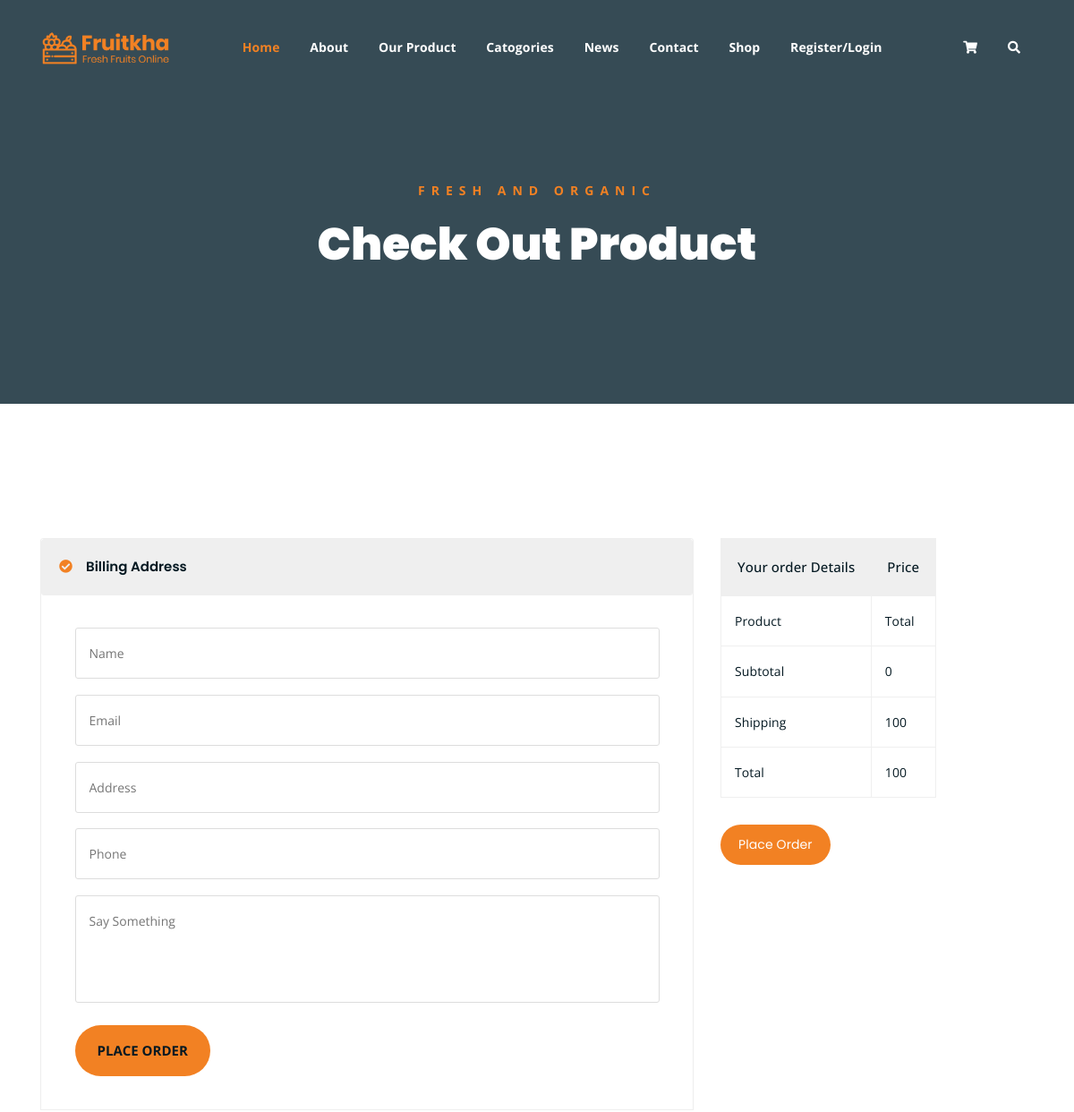
The app's page /checkout_page/ (signed in, upper part), older data.
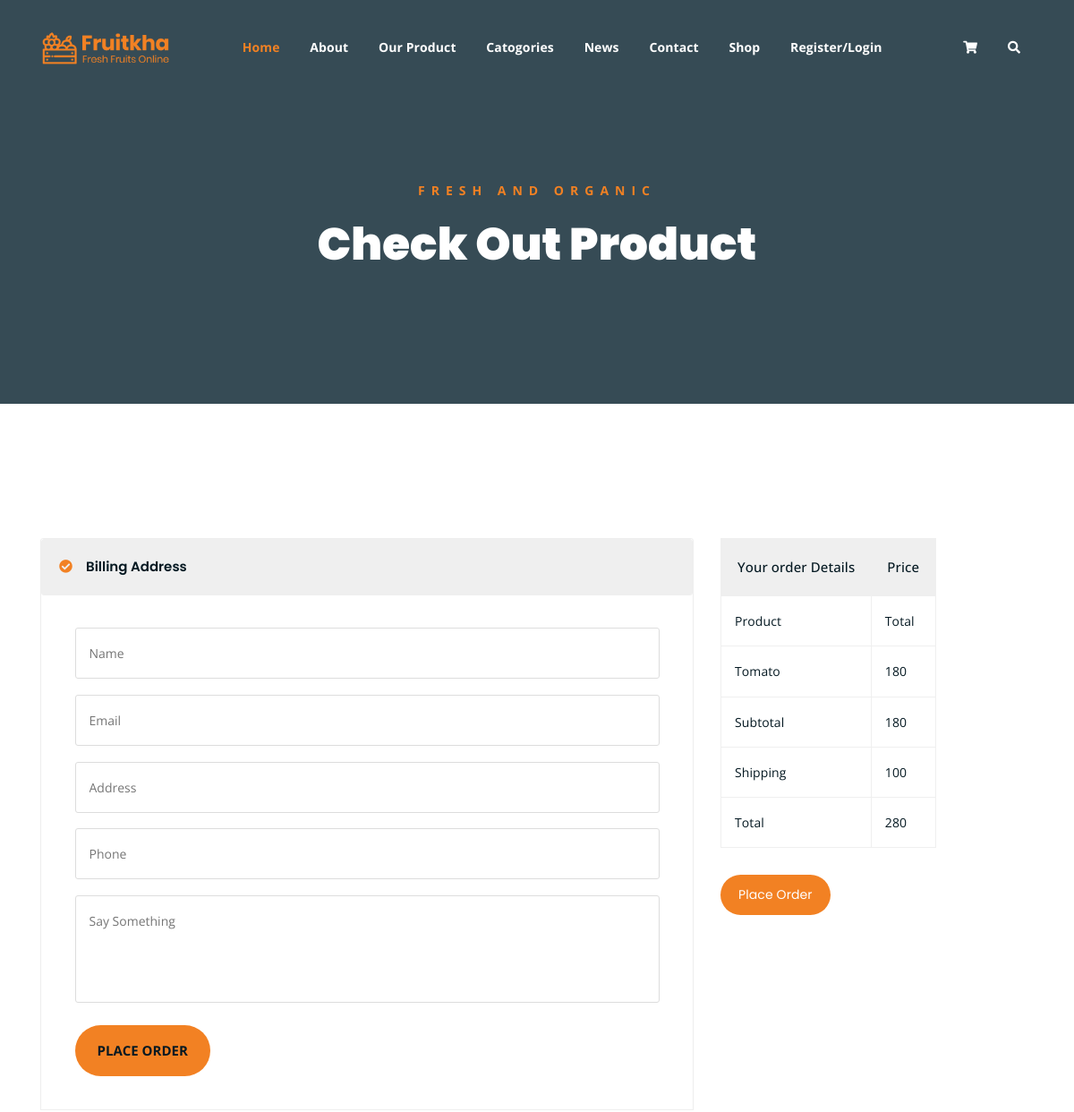
The same page, newer data.
### Webapp/models.py (models this page shows)
class cartdb(models.Model):
    Username=models.CharField(max_length=100,null=True,blank=True)
    Product_Name=models.CharField(max_length=100,null=True,blank=True)
    Quantity=models.IntegerField(null=True,blank=True)
    Total_price=models.IntegerField(null=True,blank=True)

### Webapp/views.py (the view)
# urls.py: path('checkout_page/',views.checkout_page,name="checkout_page"),
def checkout_page(request):
    cat = bigdb.objects.all()
    products=cartdb.objects.filter(Username=request.session['Username'])
    subtotal=0
    total=0
    shipping_charge=0
    for i in products:
        subtotal=subtotal+i.Total_price
    if subtotal>500:
        shipping_charge=50
    else:
        shipping_charge=100
    total=shipping_charge+subtotal
    return render(request,"checkout.html",{'products':products,'subtotal':subtotal,'total':total,'shipping_charge':shipping_charge,'cat':cat})

### Webapp/templates/checkout.html (shortened to what the changed rows need)
<!DOCTYPE html>
{% load static %}
<html lang="en">
<head>
	<link rel="stylesheet" href="{% static 'assets/css/all.min.css' %}">
	<link rel="stylesheet" href="{% static 'assets/bootstrap/css/bootstrap.min.css' %}">
	<link rel="stylesheet" href="{% static 'assets/css/owl.carousel.css' %}">
	<link rel="stylesheet" href="{% static 'assets/css/magnific-popup.css' %}">
	<link rel="stylesheet" href="{% static 'assets/css/animate.css' %}">
	<link rel="stylesheet" href="{% static 'assets/css/meanmenu.min.css' %}">
	<link rel="stylesheet" href="{% static 'assets/css/main.css' %}">
	<link rel="stylesheet" href="{% static 'assets/css/responsive.css' %}">
</head>
<body>
	<div class="breadcrumb-section breadcrumb-bg">
		<div class="container">
			<div class="row">
				<div class="col-lg-8 offset-lg-2 text-center">
					<div class="breadcrumb-text">
						<h1>Check Out Product</h1>
					</div>
				</div>
			</div>
		</div>
	</div>
	<div class="checkout-section mt-150 mb-150">
		<div class="container">
			<div class="row">
				<div class="col-lg-4">
					<div class="order-details-wrap">
						<table class="order-details">
							<thead>
								<tr>
									<th>Your order Details</th>
									<th>Price</th>
								</tr>
							</thead>
							<tbody class="order-details-body">
								{% for i in products %}
								<tr>
									<td>{{i.Product_Name}}</td>
									<td>{{i.Total_price}}</td>
								</tr>
								{% endfor %}
							</tbody>
							<tbody class="checkout-details">
								<tr>
									<td>Subtotal</td>
									<td>{{subtotal}}</td>
								</tr>
								<tr>
									<td>Total</td>
									<td>{{total}}</td>
								</tr>
							</tbody>
						</table>
					</div>
				</div>
			</div>
		</div>
	</div>
</body>
</html>

Row changes from the older to the newer data that the page shows:
added cartdb: Product_Name "Tomato", Total_price "180"
Text that changed along with them:
{{ subtotal }}: "0" → "180"
{{ total }}: "100" → "280"
